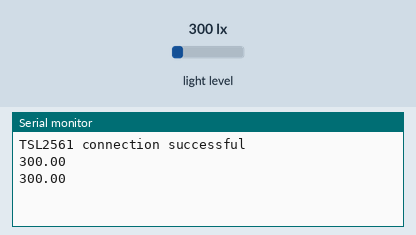
Simulated run of this sketch. Board: Arduino Uno, built with avr-gcc and run on an emulated ATmega328P. Parts: the last lines printed to the serial monitor. The test bench sets the inputs (shaded band); at power-on: light level 300 lx.

Above: at 2.8 s.
2.9 s: light level set to 40 lx
At 5.3 s:
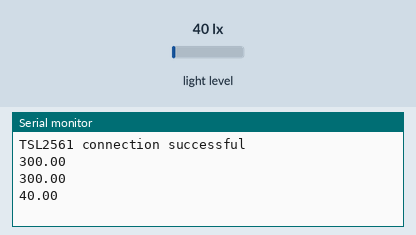
5.6 s: light level set to 500 lx
At 6.4 s:
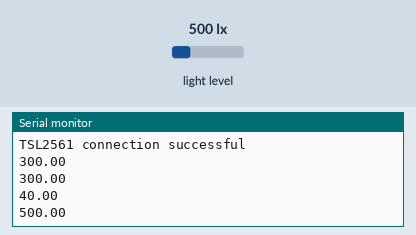
Timing chart, 0 to 8.6 s (numbered marks = the images above; inputs shaded):
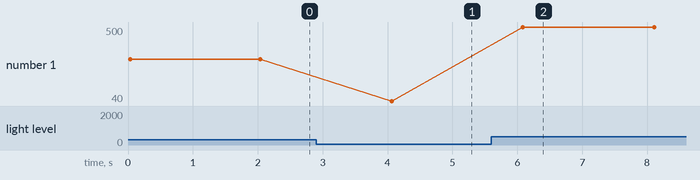

Measured:
- after the input at 2.9 s, the serial monitor: prints a new line after 1.2 s (image 1)
- after the input at 5.6 s, the serial monitor: prints a new line after 0.48 s (image 2)
- plotted number 1: 300 → 40 after the input at 2.9 s, 40 → 500 after the input at 5.6 s

The sketch:

MicroduinoZibeeEndpoint.ino
```cpp
#include <Wire.h>
#include <Adafruit_Sensor.h>
#include <Adafruit_TSL2561_U.h>
#include <SoftwareSerial.h>


SoftwareSerial mySerial(2, 3); // RX, TX


Adafruit_TSL2561_Unified tsl = Adafruit_TSL2561_Unified(TSL2561_ADDR_LOW, 12345);
float sensor_lux=0.00;

void setup() {
	Serial.begin(9600);
	Serial.println(tsl.begin() ? "TSL2561 connection successful" : "TSL2561 connection failed");
	mySerial.begin(9600);
}
void loop() {

	sensors_event_t event;
	tsl.getEvent(&event);
	/* Display the results (light is measured in lux) */
	if (event.light) {
		sensor_lux=event.light;
		Serial.println(sensor_lux);
		mySerial.println(sensor_lux);
	}

	delay(2000);
}
```
